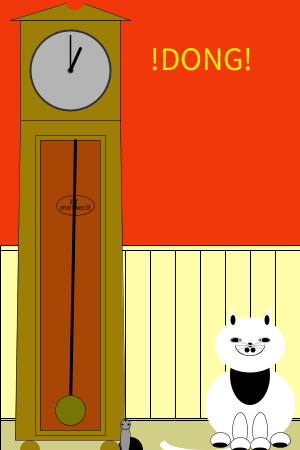
Frame 1 (no input)
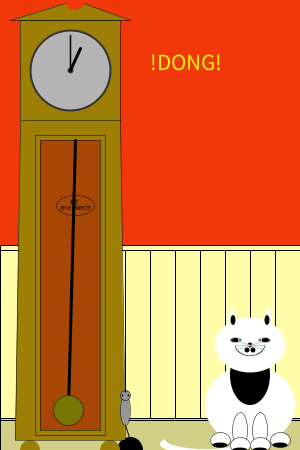
Frame 60 (the mouse pressed at the canvas centre just before this capture)
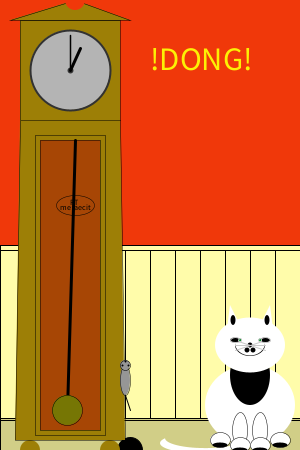
Frame 120 (the mouse held since frame 60 and released just before this capture)

The Processing sketch that drew these frames (run headless with seeded random() and noise(); from frame 60 on, the mouse is pressed at the canvas centre):

// Processing sketch: processing_182364
// ── processing_182364.pde

float clockx = 20;
float clocky = 20;
float pendx = 70;
float pendy = 140;

float backx = 1;

float mousey = 400;

float catx  = 250;
float caty = 345;

float tailx = 200;
float taily = 445;

void setup()
{
size (300,450);
}

void draw ()
{
background (#F0380A);

//wainscott
stroke (0);
strokeWeight (1);
fill (#FFFCAA);
rect (0,250,width,height);
//rail
rect (0,245,width, 5);

float x = 25;
 
while (x < 300)
{
  line (x,250,x, height);
  x = x + 25;
}

//skirting
fill (#D1CE87);
rect (0,418,300,height);
rect(0, 420, 300,height);
//mousehole
fill (0);
ellipse (130, height, 25,25);

if (mousey < 20)
{
  mousey = height;
}

mousey = mousey - 0.5;
noStroke ();

fill (#FCF105);
textSize ((random (20,40)));
text ("!DONG!", 150, 70);

//clock
//head
stroke (0);
strokeWeight (0.5);
fill (#9D7F06);
rect (clockx, clocky, 100,100);

//face
stroke (50);
strokeWeight (2);
fill (180);
ellipse (clockx + 50, clocky + 50, 80,80);
strokeWeight (6);
point (clockx + 50, clocky + 50);

//hands
stroke (0);
strokeWeight (3);
line (clockx + 50, clocky + 50, clockx + 60, clocky + 28);
strokeWeight (1.5);
line (clockx + 50, clocky + 50, clockx + 50, clocky + 15); 

//feet
fill (#9D7F06);
noStroke ();
ellipse (clockx + 10, height, 20,20);
ellipse (clockx + 90, height, 20,20);

//archit
stroke (0);
strokeWeight (0.5);
fill (#9D7F06);
triangle (clockx - 10,clocky, clockx +110,clocky,  clockx + 55, clocky - 20);
//cutout
noStroke ();
fill (#F0380A);
ellipse (clockx +55, clocky - 20,20,20);

//body
stroke (0);
strokeWeight (0.5);
fill (#9D7F06);
quad (clockx, clocky + 100, clockx + 100, clocky + 100, clockx + 105, clocky + 420, clockx - 5, clocky + 420);

//glass
stroke (0);
strokeWeight (0.5);
fill (#A74605);
rect (clockx + 20, clocky + 120, 60, 290);
noFill ();
ellipse (75,205, 38,20);
fill (0);
textSize (8);
text ("PT" ,70,205);
text ("me faecit", 60, 210);

//pendulum
stroke (0);
strokeWeight (3);
line (clockx + 55, clocky + 120, pendx, pendy + 270);
strokeWeight (0.5);
fill (#767604);
ellipse (pendx,pendy +270, 30,30);

pendx = pendx + backx;

//door
stroke (0);
strokeWeight (0.5);
noFill ();
rect (clockx + 15,clocky + 115, 70, 300);

//mouse
fill (150);
ellipse (125, mousey + 40,10,30);
ellipse (125, mousey + 25,10,10);
stroke (0);
strokeWeight (1);
line ( 125, mousey + 55, 130, mousey + 70);
strokeWeight (2);
point (125, mousey + 21);
point (128, mousey + 25);
point (122, mousey + 25);
//mousewhisker
noStroke ();


noStroke ();
//cat
//tail
fill (255);
ellipse (tailx, taily, 80,20);
fill (#D1CE87);
ellipse (tailx + 5, taily - 5, 80,20);

fill (255);
//body
ellipse (catx, caty + 60, 90, 80);
fill (0);
ellipse ( catx, caty + 30, 40, 60);
fill (255);
//ears
triangle (catx, caty, catx + 25, caty, catx + 20, caty - 40);
triangle (catx, caty, catx- 25, caty, catx - 20, caty - 40);
//head
ellipse (catx, caty, 70,55);
fill (0);
ellipse (catx - 17, caty  - 25, 5, 10);
ellipse (catx + 17, caty  - 25, 5, 10);
//mouth
fill (0);
ellipse (catx, caty, 30, 22);
fill (255);
ellipse (catx, caty - 2, 30,25);
//nose
fill (0);
ellipse (catx, caty, 5,5);
ellipse (catx - 3, caty + 5, 5,5);
ellipse (catx +3, caty + 5, 5,5);
//whiskers
stroke (200);
strokeWeight (1);
line (catx, caty, catx +15, caty + 5);
line (catx, caty, catx -15, caty + 5);
line (catx, caty, catx +15, caty - 5);
line (catx, caty, catx -15, caty - 5);
line (catx, caty, catx +15, caty);
line (catx, caty, catx -15, caty);

//eyes 
fill (0);
ellipse (catx -15, caty - 5, 10, 5);
ellipse (catx + 15, caty - 5, 10, 5);
fill (#049024);
ellipse (catx - 10, caty - 5, 3,3);
ellipse (catx + 10, caty - 5, 3,3);

//paws
stroke (0);
strokeWeight (0.5);
fill (255);
ellipse (catx - 10, caty + 85, 15, 35);
ellipse (catx + 10, caty + 85, 15, 35);

ellipse (catx - 30, caty + 95, 20, 15);
ellipse (catx - 10, caty + 100, 20,15);
ellipse (catx + 10, caty + 100, 20,15);
ellipse (catx + 30, caty + 95,  20,15);

noStroke () ;
fill (0);
ellipse (catx + 10, caty +105, 15, 5);
ellipse  (catx +30, caty +100, 15, 5);
ellipse  (catx - 10, caty +105, 15, 5);
ellipse  (catx  -30, caty +100, 15, 5);

if (pendx > 85)
{
  pendx = 85;
  backx =  -backx;
}

if (pendx < 55)
{
  pendx = 55;
  backx = -backx;
}
pendx = pendx + 0.001;

taily = taily - 0.1;
//tailx = tailx + 0.1;

//if (tailx > 230)
//{
//tailx = 220;
//}

if (taily < 440)
{
  taily = 445;
}
}
